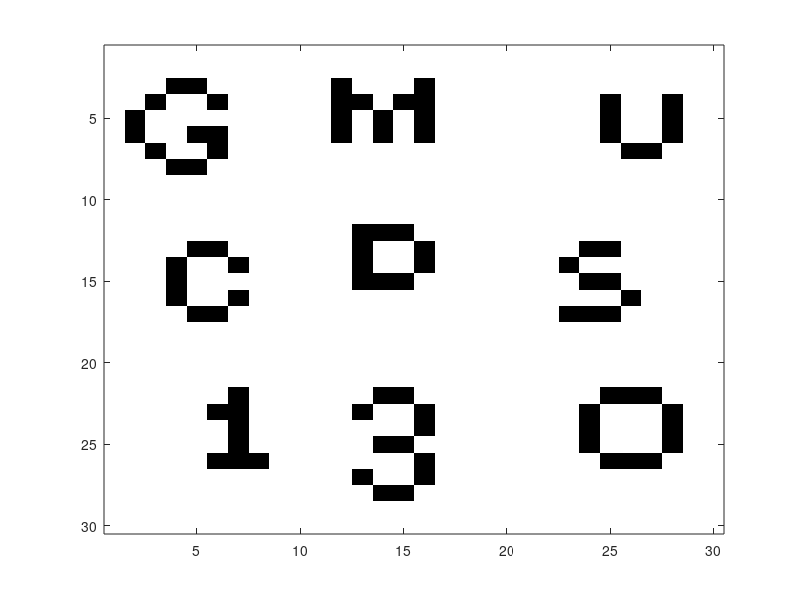

Write the MATLAB code that produced this figure.
%Dhyeya Padhya 
%04/18/23
%Pattern_Matcher.m
%This is a pattern matching program.
clear;clc

A	= 	[	0	0	0	0	0	0	0	0	0	0	0	0	0	0	0	0	0	0	0	0	0	0	0	0	0	0	0	0	0	0	;  
			0	0	0	0	0	0	0	0	0	0	0	0	0	0	0	0	0	0	0	0	0	0	0	0	0	0	0	0	0	0	;  
			0	0	0	1	1	0	0	0	0	0	0	1	0	0	0	1	0	0	0	0	0	0	0	0	0	0	0	0	0	0	;  
			0	0	1	0	0	1	0	0	0	0	0	1	1	0	1	1	0	0	0	0	0	0	0	0	1	0	0	1	0	0	;  
			0	1	0	0	0	0	0	0	0	0	0	1	0	1	0	1	0	0	0	0	0	0	0	0	1	0	0	1	0	0	;  
			0	1	0	0	1	1	0	0	0	0	0	1	0	1	0	1	0	0	0	0	0	0	0	0	1	0	0	1	0	0	;  
			0	0	1	0	0	1	0	0	0	0	0	0	0	0	0	0	0	0	0	0	0	0	0	0	0	1	1	0	0	0	;  
			0	0	0	1	1	0	0	0	0	0	0	0	0	0	0	0	0	0	0	0	0	0	0	0	0	0	0	0	0	0	;  
			0	0	0	0	0	0	0	0	0	0	0	0	0	0	0	0	0	0	0	0	0	0	0	0	0	0	0	0	0	0	;  
			0	0	0	0	0	0	0	0	0	0	0	0	0	0	0	0	0	0	0	0	0	0	0	0	0	0	0	0	0	0	;  
			0	0	0	0	0	0	0	0	0	0	0	0	0	0	0	0	0	0	0	0	0	0	0	0	0	0	0	0	0	0	;  
			0	0	0	0	0	0	0	0	0	0	0	0	1	1	1	0	0	0	0	0	0	0	0	0	0	0	0	0	0	0	;  
			0	0	0	0	1	1	0	0	0	0	0	0	1	0	0	1	0	0	0	0	0	0	0	1	1	0	0	0	0	0	;  
			0	0	0	1	0	0	1	0	0	0	0	0	1	0	0	1	0	0	0	0	0	0	1	0	0	0	0	0	0	0	;  
			0	0	0	1	0	0	0	0	0	0	0	0	1	1	1	0	0	0	0	0	0	0	0	1	1	0	0	0	0	0	;  
			0	0	0	1	0	0	1	0	0	0	0	0	0	0	0	0	0	0	0	0	0	0	0	0	0	1	0	0	0	0	;  
			0	0	0	0	1	1	0	0	0	0	0	0	0	0	0	0	0	0	0	0	0	0	1	1	1	0	0	0	0	0	;  
			0	0	0	0	0	0	0	0	0	0	0	0	0	0	0	0	0	0	0	0	0	0	0	0	0	0	0	0	0	0	;  
			0	0	0	0	0	0	0	0	0	0	0	0	0	0	0	0	0	0	0	0	0	0	0	0	0	0	0	0	0	0	;  
			0	0	0	0	0	0	0	0	0	0	0	0	0	0	0	0	0	0	0	0	0	0	0	0	0	0	0	0	0	0	;  
			0	0	0	0	0	0	0	0	0	0	0	0	0	0	0	0	0	0	0	0	0	0	0	0	0	0	0	0	0	0	;  
			0	0	0	0	0	0	1	0	0	0	0	0	0	1	1	0	0	0	0	0	0	0	0	0	1	1	1	0	0	0	;  
			0	0	0	0	0	1	1	0	0	0	0	0	1	0	0	1	0	0	0	0	0	0	0	1	0	0	0	1	0	0	;  
			0	0	0	0	0	0	1	0	0	0	0	0	0	0	0	1	0	0	0	0	0	0	0	1	0	0	0	1	0	0	;  
			0	0	0	0	0	0	1	0	0	0	0	0	0	1	1	0	0	0	0	0	0	0	0	1	0	0	0	1	0	0	;  
			0	0	0	0	0	1	1	1	0	0	0	0	0	0	0	1	0	0	0	0	0	0	0	0	1	1	1	0	0	0	;  
			0	0	0	0	0	0	0	0	0	0	0	0	1	0	0	1	0	0	0	0	0	0	0	0	0	0	0	0	0	0	;  
			0	0	0	0	0	0	0	0	0	0	0	0	0	1	1	0	0	0	0	0	0	0	0	0	0	0	0	0	0	0	;  
			0	0	0	0	0	0	0	0	0	0	0	0	0	0	0	0	0	0	0	0	0	0	0	0	0	0	0	0	0	0	;  
			0	0	0	0	0	0	0	0	0	0	0	0	0	0	0	0	0	0	0	0	0	0	0	0	0	0	0	0	0	0	] ;

counter = 0 ; 	% Initialize counter. No match found yet.
for m = 1 : 28	% Outer for loop for rows. 30-3+1 rows.
   for n = 1 : 29	% Inner for loop for columns. 30-2+1 columns.
      if A(m, n) == 1 && A(m + 1, n) == 1 && A(m + 2, n + 1) == 1	
          % Define the pattern matcher as conditions
         counter = counter + 1	% Increment counter if a match is found
         fprintf('#%d: at (%d, %d)\n', counter, m, n)	
         % Output the location of the match found
      end	
   end	
end	
counter

%defining mycolormap
myColorMap = [1 1 1;
              0 0 0];
%setting mycolormap to MATLAB colormap
colormap(myColorMap);
%print image
imagesc(A);
